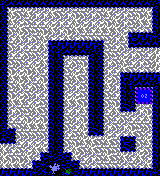

This game map was drawn from its Tiled (.tmx) file and the tilesets committed beside it. A one-line description and the full map source follow:
An orthogonal 20x22 tile map with 8x8 px tiles, 1 tile layer (Capa de patrones 1).

<map version="1.4" tiledversion="1.4.2" orientation="orthogonal" renderorder="right-down" width="20" height="22" tilewidth="8" tileheight="8" infinite="0" nextlayerid="2" nextobjectid="1">
 <tileset firstgid="1" source="tileset.tsx" />
 <layer id="1" name="Capa de patrones 1" width="20" height="22">
  <data encoding="csv">
10,27,27,27,27,27,27,27,27,27,27,27,27,27,27,27,27,27,27,11,
16,1,3,1,2,2,1,3,2,3,3,2,3,1,2,2,3,3,1,26,
16,1,2,3,2,2,2,2,2,1,2,2,2,3,1,2,3,1,1,26,
16,3,1,3,3,3,1,2,3,1,1,2,1,1,1,2,3,2,3,26,
16,2,1,2,3,1,2,2,1,2,3,3,3,3,2,1,12,15,15,22,
16,3,2,2,2,1,12,15,15,15,15,15,13,3,2,3,23,27,27,27,
16,2,2,3,3,2,26,10,27,27,27,11,16,3,3,2,2,3,2,5,
16,3,3,2,2,1,26,16,2,3,3,26,16,2,3,1,2,2,3,5,
16,3,2,3,1,2,26,16,3,2,1,26,16,2,2,1,3,2,3,5,
16,1,1,1,2,3,26,16,3,1,3,26,16,2,3,12,15,15,15,15,
16,3,1,2,3,1,26,16,3,2,3,26,16,1,2,26,10,27,27,11,
16,3,2,3,2,2,26,16,2,2,3,26,16,3,2,26,16,52,53,26,
16,1,1,2,2,3,26,16,1,1,3,26,16,3,3,26,16,54,55,26,
16,2,3,3,1,3,26,16,2,2,1,26,16,2,1,23,24,2,3,26,
16,2,2,3,2,3,26,16,3,2,3,26,16,3,2,3,2,2,1,26,
16,3,3,1,1,1,26,16,3,2,1,26,16,2,3,2,3,3,3,26,
21,13,3,3,3,3,26,16,2,3,1,23,24,2,2,2,1,3,2,26,
27,24,2,2,2,2,26,16,3,3,1,1,3,1,3,12,13,3,1,26,
4,2,3,2,1,1,26,16,2,1,3,1,3,3,3,23,24,2,3,26,
4,3,3,1,2,12,22,21,13,1,2,2,3,1,3,1,2,1,2,26,
4,1,1,2,12,22,36,37,21,13,3,2,3,3,3,2,3,2,1,26,
15,15,15,15,22,20,47,48,51,21,15,15,15,15,15,15,15,15,15,22
</data>
 </layer>
</map>